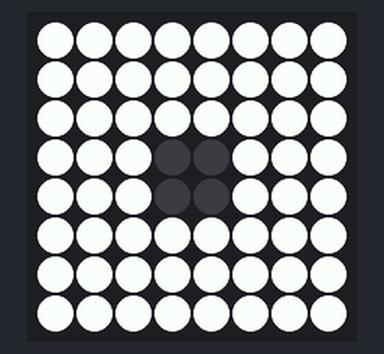
The program below on a simulated Raspberry Pi (BCM pin numbers) with a Sense HAT. Parts: the Sense HAT's 8×8 RGB LED matrix.

Above: at 0.1 s.
At 1.1 s:
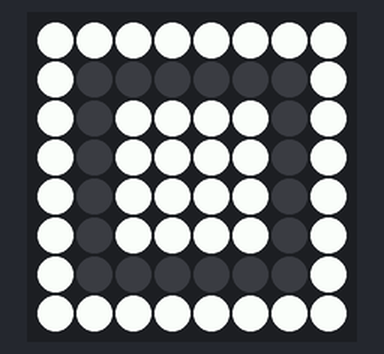
At 1.6 s:
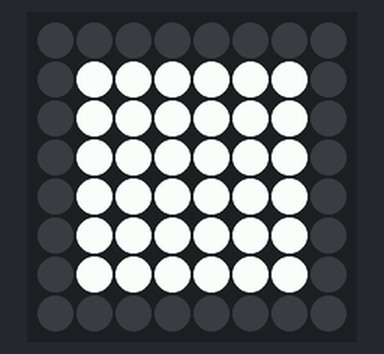
At 2.6 s:
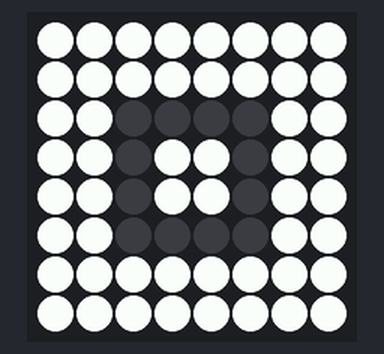

Measured:
- by itself, everything shown: repeats every 3.0 s, in 6 steps
- what the display in image 1 shows lasts 0.5 s, from 1.0 s to 1.5 s

The program:

rect_animated.py
```python
from sense_hat import SenseHat
from time import sleep

sense = SenseHat()


while True:

    g = (0, 0, 0)
    b = (255, 255, 255)

    rectang1 = [
        b, b, b, b, b, b, b, b,
        b, b, b, b, b, b, b, b,
        b, b, b, b, b, b, b, b,
        b, b, b, g, g, b, b, b,
        b, b, b, g, g, b, b, b,
        b, b, b, b, b, b, b, b,
        b, b, b, b, b, b, b, b,
        b, b, b, b, b, b, b, b
    ]

    rectang2 = [
        b, b, b, b, b, b, b, b,
        b, b, b, b, b, b, b, b,
        b, b, g, g, g, g, b, b,
        b, b, g, b, b, g, b, b,
        b, b, g, b, b, g, b, b,
        b, b, g, g, g, g, b, b,
        b, b, b, b, b, b, b, b,
        b, b, b, b, b, b, b, b
    ]

    rectang3 = [
        b, b, b, b, b, b, b, b,
        b, g, g, g, g, g, g, b,
        b, g, b, b, b, b, g, b,
        b, g, b, b, b, b, g, b,
        b, g, b, b, b, b, g, b,
        b, g, b, b, b, b, g, b,
        b, g, g, g, g, g, g, b,
        b, b, b, b, b, b, b, b
    ]

    rectang4 = [
        g, g, g, g, g, g, g, g,
        g, b, b, b, b, b, b, g,
        g, b, b, b, b, b, b, g,
        g, b, b, b, b, b, b, g,
        g, b, b, b, b, b, b, g,
        g, b, b, b, b, b, b, g,
        g, b, b, b, b, b, b, g,
        g, g, g, g, g, g, g, g
    ]


    sense.set_pixels(rectang1)
    sleep(0.5)
    sense.set_pixels(rectang2)
    sleep(0.5)
    sense.set_pixels(rectang3)
    sleep(0.5)
    sense.set_pixels(rectang4)
    sleep(0.5)
    sense.set_pixels(rectang3)
    sleep(0.5)
    sense.set_pixels(rectang2)
    sleep(0.5)
    sense.set_pixels(rectang1)
```
